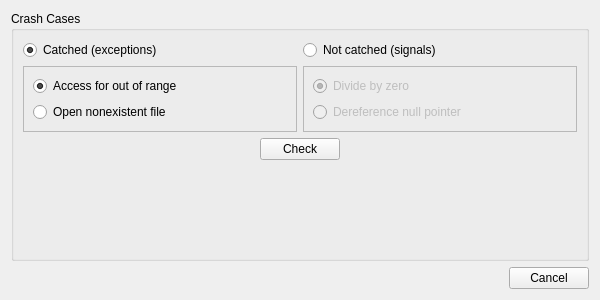
<?xml version="1.0" encoding="UTF-8"?>
<ui version="4.0">
 <class>MainWidget</class>
 <widget class="QWidget" name="MainWidget">
  <property name="geometry">
   <rect>
    <x>0</x>
    <y>0</y>
    <width>600</width>
    <height>300</height>
   </rect>
  </property>
  <property name="windowTitle">
   <string>Crash Creator</string>
  </property>
  <layout class="QVBoxLayout" name="verticalLayout_4">
   <item>
    <widget class="QGroupBox" name="casesGroupBox">
     <property name="sizePolicy">
      <sizepolicy hsizetype="Preferred" vsizetype="Expanding">
       <horstretch>0</horstretch>
       <verstretch>0</verstretch>
      </sizepolicy>
     </property>
     <property name="title">
      <string>Crash Cases</string>
     </property>
     <layout class="QVBoxLayout" name="verticalLayout_3">
      <item>
       <layout class="QGridLayout" name="gridLayout">
        <item row="0" column="0">
         <widget class="QRadioButton" name="catchedRadioButton">
          <property name="text">
           <string>Catched (exceptions)</string>
          </property>
          <property name="checked">
           <bool>true</bool>
          </property>
         </widget>
        </item>
        <item row="0" column="1">
         <widget class="QRadioButton" name="nonCatchedRadioButton">
          <property name="text">
           <string>Not catched (signals)</string>
          </property>
         </widget>
        </item>
        <item row="1" column="0">
         <widget class="QFrame" name="catchedFrame">
          <property name="frameShape">
           <enum>QFrame::StyledPanel</enum>
          </property>
          <property name="frameShadow">
           <enum>QFrame::Raised</enum>
          </property>
          <layout class="QVBoxLayout" name="verticalLayout">
           <item>
            <widget class="QRadioButton" name="outOfRangeRadioButton">
             <property name="text">
              <string>Access for out of range</string>
             </property>
             <property name="checked">
              <bool>true</bool>
             </property>
            </widget>
           </item>
           <item>
            <widget class="QRadioButton" name="openNonexistRadioButton">
             <property name="text">
              <string>Open nonexistent file</string>
             </property>
            </widget>
           </item>
          </layout>
         </widget>
        </item>
        <item row="1" column="1">
         <widget class="QFrame" name="nonCatchedFrame">
          <property name="enabled">
           <bool>false</bool>
          </property>
          <property name="frameShape">
           <enum>QFrame::StyledPanel</enum>
          </property>
          <property name="frameShadow">
           <enum>QFrame::Raised</enum>
          </property>
          <layout class="QVBoxLayout" name="verticalLayout_2">
           <item>
            <widget class="QRadioButton" name="divideZeroRadioButton">
             <property name="text">
              <string>Divide by zero</string>
             </property>
             <property name="checked">
              <bool>true</bool>
             </property>
            </widget>
           </item>
           <item>
            <widget class="QRadioButton" name="derefNullRadioButton">
             <property name="text">
              <string>Dereference null pointer</string>
             </property>
            </widget>
           </item>
          </layout>
         </widget>
        </item>
       </layout>
      </item>
      <item>
       <layout class="QHBoxLayout" name="horizontalLayout_2">
        <item>
         <spacer name="horizontalSpacer_10">
          <property name="orientation">
           <enum>Qt::Horizontal</enum>
          </property>
          <property name="sizeHint" stdset="0">
           <size>
            <width>74</width>
            <height>20</height>
           </size>
          </property>
         </spacer>
        </item>
        <item>
         <widget class="QPushButton" name="checkButton">
          <property name="text">
           <string>Check</string>
          </property>
         </widget>
        </item>
        <item>
         <spacer name="horizontalSpacer_11">
          <property name="orientation">
           <enum>Qt::Horizontal</enum>
          </property>
          <property name="sizeHint" stdset="0">
           <size>
            <width>73</width>
            <height>20</height>
           </size>
          </property>
         </spacer>
        </item>
       </layout>
      </item>
      <item>
       <spacer name="verticalSpacer_2">
        <property name="orientation">
         <enum>Qt::Vertical</enum>
        </property>
        <property name="sizeHint" stdset="0">
         <size>
          <width>20</width>
          <height>40</height>
         </size>
        </property>
       </spacer>
      </item>
     </layout>
    </widget>
   </item>
   <item>
    <layout class="QHBoxLayout" name="horizontalLayout">
     <item>
      <spacer name="horizontalSpacer">
       <property name="orientation">
        <enum>Qt::Horizontal</enum>
       </property>
       <property name="sizeHint" stdset="0">
        <size>
         <width>40</width>
         <height>20</height>
        </size>
       </property>
      </spacer>
     </item>
     <item>
      <widget class="QPushButton" name="cancelButton">
       <property name="text">
        <string>Cancel</string>
       </property>
      </widget>
     </item>
    </layout>
   </item>
  </layout>
 </widget>
 <resources/>
 <connections/>
</ui>
